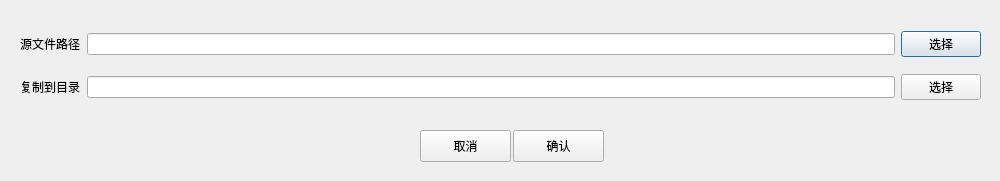
<?xml version="1.0" encoding="UTF-8"?>
<ui version="4.0">
 <class>CopyFileToPathDialog</class>
 <widget class="QDialog" name="CopyFileToPathDialog">
  <property name="geometry">
   <rect>
    <x>0</x>
    <y>0</y>
    <width>1000</width>
    <height>181</height>
   </rect>
  </property>
  <property name="windowTitle">
   <string>Dialog</string>
  </property>
  <widget class="QWidget" name="gridLayoutWidget">
   <property name="geometry">
    <rect>
     <x>20</x>
     <y>20</y>
     <width>961</width>
     <height>91</height>
    </rect>
   </property>
   <layout class="QGridLayout" name="gridLayout">
    <item row="0" column="2">
     <widget class="QPushButton" name="originBtn">
      <property name="text">
       <string>选择</string>
      </property>
     </widget>
    </item>
    <item row="0" column="1">
     <widget class="QLineEdit" name="originEdit"/>
    </item>
    <item row="0" column="0">
     <widget class="QLabel" name="label">
      <property name="text">
       <string>源文件路径</string>
      </property>
     </widget>
    </item>
    <item row="1" column="0">
     <widget class="QLabel" name="label_2">
      <property name="text">
       <string>复制到目录</string>
      </property>
     </widget>
    </item>
    <item row="1" column="1">
     <widget class="QLineEdit" name="destEdit"/>
    </item>
    <item row="1" column="2">
     <widget class="QPushButton" name="destBtn">
      <property name="text">
       <string>选择</string>
      </property>
     </widget>
    </item>
   </layout>
  </widget>
  <widget class="QPushButton" name="confirmBtn">
   <property name="geometry">
    <rect>
     <x>513</x>
     <y>130</y>
     <width>91</width>
     <height>32</height>
    </rect>
   </property>
   <property name="text">
    <string>确认</string>
   </property>
  </widget>
  <widget class="QPushButton" name="cancelBtn">
   <property name="geometry">
    <rect>
     <x>420</x>
     <y>130</y>
     <width>91</width>
     <height>32</height>
    </rect>
   </property>
   <property name="text">
    <string>取消</string>
   </property>
  </widget>
 </widget>
 <resources/>
 <connections/>
</ui>
